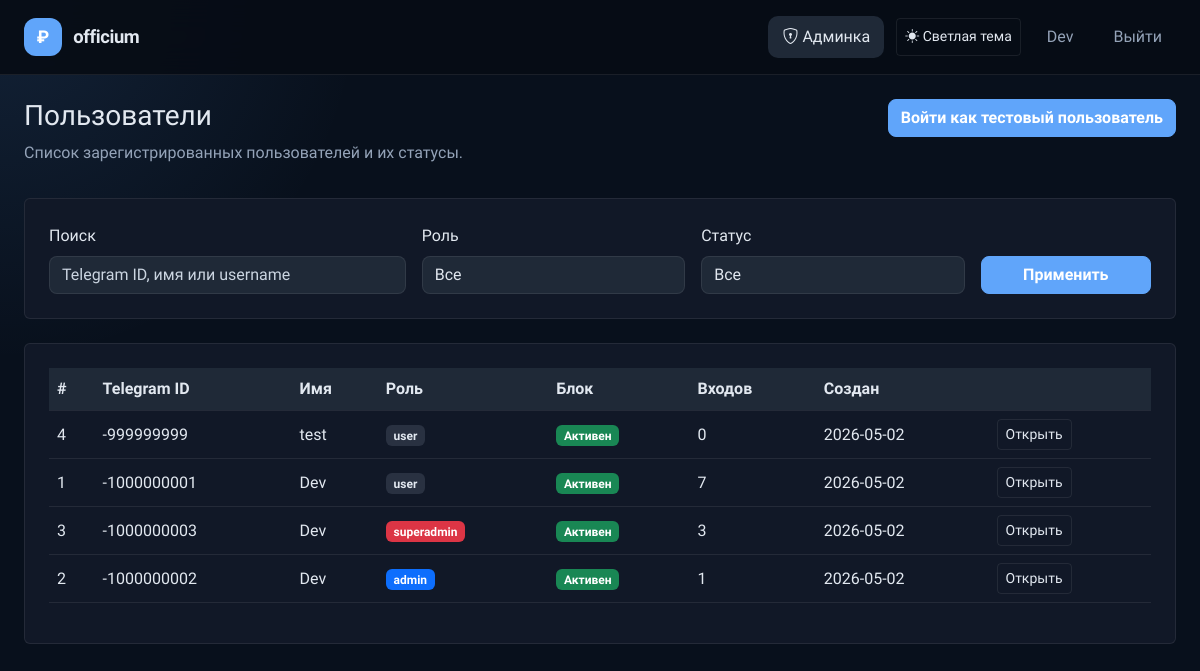
The app's page /admin/users (signed in), older data.
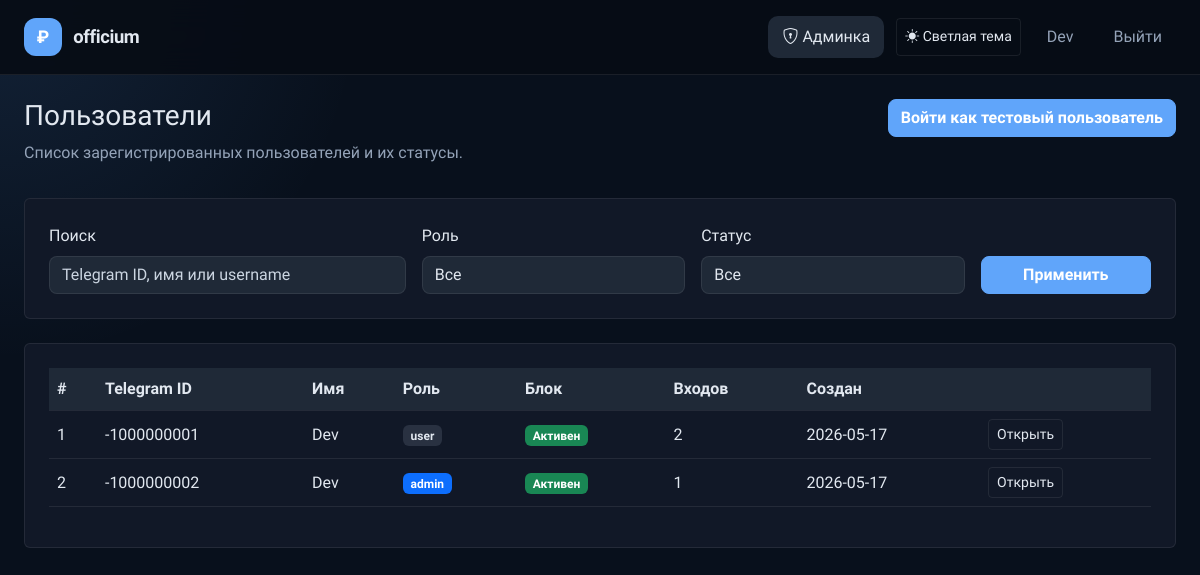
The same page, newer data.
### app/models.py (models this page shows, shortened)
class User(UserMixin, db.Model):
    __tablename__ = 'users'
    id = db.Column(db.Integer, primary_key=True)
    telegram_id = db.Column(db.BigInteger, unique=True, nullable=False)
    username = db.Column(db.String(80), nullable=True)
    first_name = db.Column(db.String(100), nullable=True)
    last_name = db.Column(db.String(100), nullable=True)
    photo_url = db.Column(db.String(255), nullable=True)
    auth_date = db.Column(db.DateTime, nullable=True)
    created_at = db.Column(db.DateTime, default=datetime.utcnow, nullable=False)
    role = db.Column(db.Enum('user', 'admin', 'superadmin'), nullable=False, default='user')
    is_blocked = db.Column(db.Boolean, default=False, nullable=False)
    last_login_ip = db.Column(db.String(100), nullable=True)
    last_user_agent = db.Column(db.Text, nullable=True)
    login_count = db.Column(db.Integer, default=0, nullable=False)
    google_id = db.Column(db.String(50), unique=True, nullable=True)
    email = db.Column(db.String(120), nullable=True, index=True)
    avatar_url = db.Column(db.String(255), nullable=True)
    debts = db.relationship('Debt', back_populates='user', lazy=True, cascade='all, delete-orphan')
    incomes = db.relationship('Income', back_populates='user', lazy=True, cascade='all, delete-orphan')
    expenses = db.relationship('Expense', back_populates='user', lazy=True, cascade='all, delete-orphan')
    activity_logs = db.relationship('ActivityLog', back_populates='user', lazy=True, cascade='all, delete-orphan')
    @property
    def is_admin(self):
        return self.role in ('admin', 'superadmin')
    @property
    def is_superadmin(self):
        return self.role == 'superadmin'

### app/routes/admin.py (the view, shortened to what this page needs)
    @app.route('/admin/users')
    @admin_required
    def admin_users():
        role_filter = request.args.get('role')
        status_filter = request.args.get('status')
        search_query = (request.args.get('q') or '').strip()
        users_query = User.query
        if role_filter in ('user', 'admin', 'superadmin'):
            users_query = users_query.filter_by(role=role_filter)
        if status_filter == 'blocked':
            users_query = users_query.filter_by(is_blocked=True)
        elif status_filter == 'active':
            users_query = users_query.filter_by(is_blocked=False)
        users = users_query.order_by(User.role.desc(), User.created_at.desc()).all()
        return render_template('admin_users.html', users=users, role_filter=role_filter, status_filter=status_filter, q=search_query)

### app/utils.py (called while the page is built)
def get_setting(key, default=None):
    try:
        setting = AppSetting.query.filter_by(key=key).first()
        return setting.value if setting else default
    except Exception:
        return default

def get_dictionary_values(dictionary_type):
    try:
        entries = DictionaryEntry.query.filter_by(dictionary_type=dictionary_type, is_active=True).order_by(DictionaryEntry.value.asc()).all()
        return [entry.value for entry in entries]
    except Exception:
        return []

def admin_required(view):
    @wraps(view)
    def wrapper(*args, **kwargs):
        if not getattr(current_user, 'is_authenticated', False) or not getattr(current_user, 'is_admin', False):
            return redirect(url_for('index'))
        return view(*args, **kwargs)
    return wrapper

### templates/admin_users.html (shortened to what this page needs)
{% extends 'base.html' %}
{% block content %}
<div class="d-flex justify-content-between align-items-start mb-3">
    <div>
        <h1 class="h3">Пользователи</h1>
        <p class="text-muted">Список зарегистрированных пользователей и их статусы.</p>
    </div>
    <form method="post" action="{{ url_for('admin_impersonate_test') }}">
        <button type="submit" class="btn btn-primary">Войти как тестовый пользователь</button>
    </form>
</div>
<div class="card p-4 mb-4">
    <form method="get" class="row g-3 align-items-end">
        <div class="col-md-4">
            <label class="form-label">Поиск</label>
            <input type="search" name="q" class="form-control" value="{{ q or '' }}" placeholder="Telegram ID, имя или username">
        </div>
        <div class="col-md-3">
            <label class="form-label">Роль</label>
            <select name="role" class="form-select">
                <option value="">Все</option>
            </select>
        </div>
        <div class="col-md-3">
            <label class="form-label">Статус</label>
            <select name="status" class="form-select">
                <option value="">Все</option>
            </select>
        </div>
        <div class="col-md-2 d-grid">
            <button type="submit" class="btn btn-primary">Применить</button>
        </div>
    </form>
</div>
<div class="card p-4">
    <div class="table-responsive">
        <table class="table table-hover align-middle">
            <thead>
                <tr>
                    <th>#</th>
                    <th>Telegram ID</th>
                    <th>Имя</th>
                    <th>Роль</th>
                    <th>Блок</th>
                    <th>Входов</th>
                    <th>Создан</th>
                    <th></th>
                </tr>
            </thead>
            <tbody>
                {% for user in users %}
                <tr>
                    <td>{{ user.id }}</td>
                    <td>{{ user.telegram_id }}</td>
                    <td>{{ user.first_name or user.username or '—' }}</td>
                    <td>
                        {% if user.role == 'superadmin' %}
                        <span class="badge bg-danger">superadmin</span>
                        {% elif user.role == 'admin' %}
                        <span class="badge bg-primary">admin</span>
                        {% else %}
                        <span class="badge bg-secondary">user</span>
                        {% endif %}
                    </td>
                    <td>{% if user.is_blocked %}<span class="badge bg-danger">Заблокирован</span>{% else %}<span class="badge bg-success">Активен</span>{% endif %}</td>
                    <td>{{ user.login_count }}</td>
                    <td>{{ user.created_at.strftime('%Y-%m-%d') if user.created_at else '—' }}</td>
                    <td>
                        <div class="btn-group" role="group">
                            <a href="{{ url_for('admin_user_detail', user_id=user.id) }}" class="btn btn-outline-primary btn-sm">Открыть</a>
                        </div>
                    </td>
                </tr>
                {% else %}
                <tr>
                    <td colspan="8" class="text-center text-muted">Нет пользователей.</td>
                </tr>
                {% endfor %}
            </tbody>
        </table>
    </div>
</div>
{% endblock %}

### templates/base.html (shortened to what this page needs)
<!DOCTYPE html>
<html lang="ru" data-theme="dark" data-bs-theme="dark">
<head>
    <link href="https://cdn.jsdelivr.net/npm/bootstrap@5.3.2/dist/css/bootstrap.min.css" rel="stylesheet">
    <link href="https://cdn.jsdelivr.net/npm/bootstrap-icons@1.11.3/font/bootstrap-icons.css" rel="stylesheet">
    <link href="{{ url_for('static', filename='css/style.css') }}" rel="stylesheet">
</head>
<body>
<nav class="navbar navbar-expand-lg">
    <div class="container-fluid px-4">
        <a class="navbar-brand" href="/">
            <span class="brand-icon">₽</span>
            <span class="brand-text">{{ app_name }}</span>
        </a>
        <div class="collapse navbar-collapse" id="navbarNav">
            <ul class="navbar-nav ms-auto align-items-center gap-1">
                {% set show_user_nav = not (current_user.is_authenticated and current_user.is_admin and request.path.startswith('/admin')) %}
                {% if current_user.is_authenticated and current_user.is_admin %}
                <li class="nav-item">
                    <a class="nav-link {% if request.path.startswith('/admin') %}active{% endif %}" href="{{ url_for('admin_dashboard') }}">
                        <i class="bi bi-shield-lock me-1"></i>Админка
                    </a>
                </li>
                {% endif %}
                <li class="nav-item ms-2">
                    <button id="themeToggleBtn" class="btn btn-outline-secondary btn-sm" type="button" aria-label="Переключить тему"></button>
                </li>
                <li class="nav-item ms-2">
                    {% if current_user.is_authenticated %}
                    <span class="nav-link disabled pe-0">{{ current_user.first_name or current_user.username or 'Пользователь' }}</span>
                    {% endif %}
                </li>
                <li class="nav-item ms-2">
                    {% if current_user.is_authenticated %}
                    <a class="nav-link" href="{{ url_for('logout') }}">Выйти</a>
                    {% else %}
                    <a class="nav-link" href="{{ url_for('login') }}">Войти</a>
                    {% endif %}
                </li>
            </ul>
        </div>
    </div>
</nav>
<main class="app-main container-fluid px-4 py-4">
    {% block content %}{% endblock %}
</main>
</body>
</html>

Row changes from the older to the newer data that the page shows:
removed User: id "4", telegram_id "-999999999", first_name "test", role "user", is_blocked "Активен", login_count "0", created_at "2026-05-02"
removed User: id "3", telegram_id "-1000000003", first_name "Dev", role "superadmin", is_blocked "Активен", login_count "3", created_at "2026-05-02"
changed User id 2: created_at "2026-05-02" → "2026-05-17"
changed User id 1: login_count "7" → "2"; created_at "2026-05-02" → "2026-05-17"
